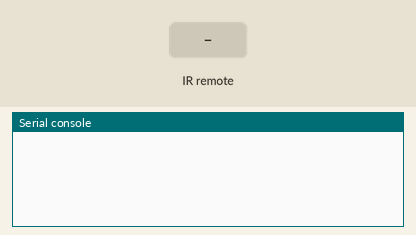
Simulated run of this program. Board: Raspberry Pi Pico running MicroPython. On the bench: the last lines printed to the serial console. The test bench sets the inputs (shaded band).

Above: at 1.2 s.
1.3 s: infrared code 0x45 received
At 1.7 s:
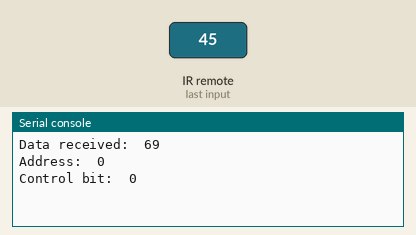
2.8 s: infrared code 0x46 received
At 4.0 s:
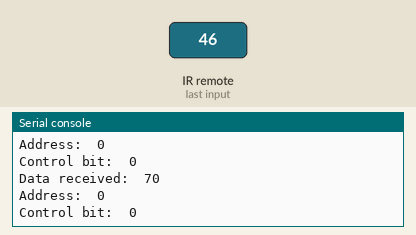

Measured:
- after the input at 1.3 s, the serial console: prints a new line after 0.08 s (image 1)
- after the input at 2.8 s, the serial console: prints a new line after 0.08 s (image 2)

The program:

ir_receiver_simple.py
```python
import utime
from machine import Pin, freq
from ir_rx.print_error import print_error
from ir_rx.nec import NEC_8

pin_ir = Pin(17, Pin.IN)

# Define the callback function
def callback(data, addr, ctrl):
    if data < 0:  # NEC protocol sends repeat codes.
        pass
    else:
        print('Data received: ', data)
        print('Address: ', addr)
        print('Control bit: ', ctrl)

# Initialize the IR_RX object
ir = NEC_8(pin_ir, callback)
ir.error_function(print_error)  # Show debug information

try:
    while True:
        pass
except KeyboardInterrupt:
    ir.close()
```
